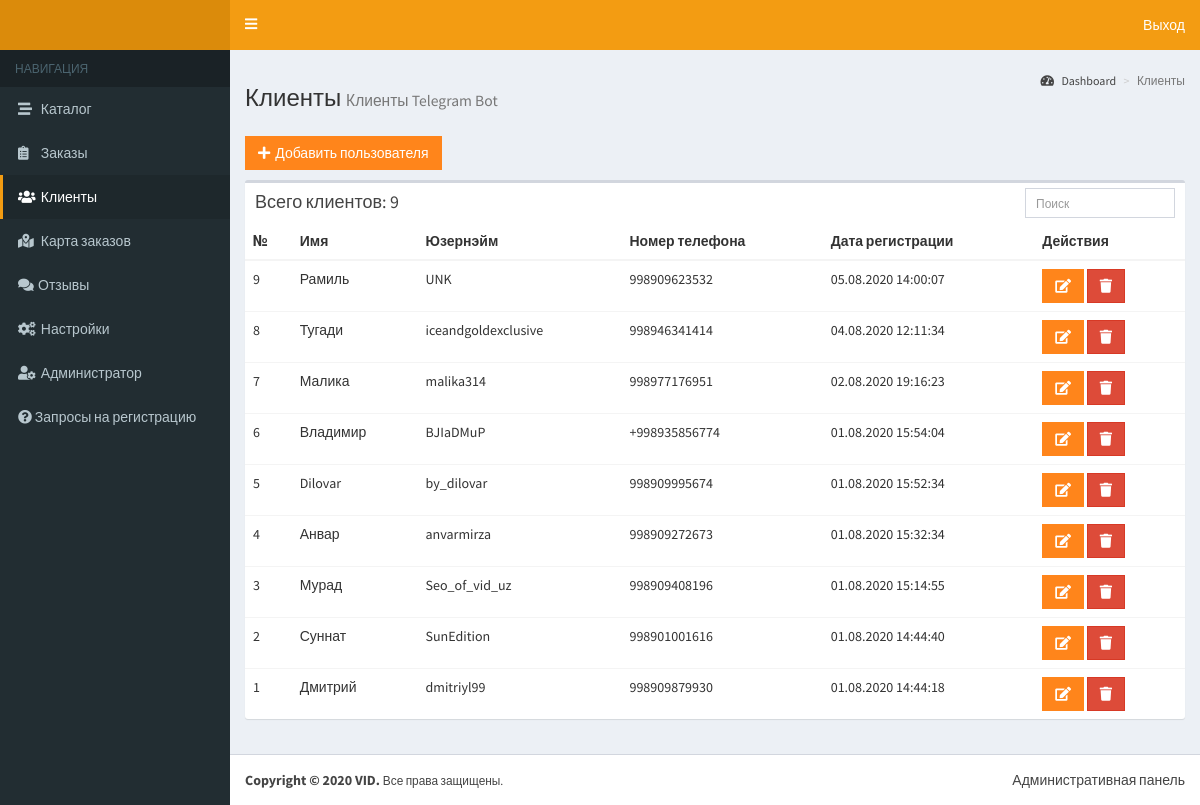
/users (signed in), run on the app's committed database.
### application/core/models.py (models this page shows, shortened)
class User(db.Model):
    __tablename__ = 'users'
    id = db.Column(db.Integer, primary_key=True)
    full_user_name = db.Column(db.String(100))
    username = db.Column(db.String(100))
    phone_number = db.Column(db.String(15))
    language = db.Column(db.String(5))
    token = db.Column(db.String(50))
    confirmed = db.Column(db.Boolean)
    telegram_id = db.Column(db.Integer)
    registration_date = db.Column(db.DateTime)
    cart = db.relationship('CartItem', lazy='dynamic', backref='user', cascade='all, delete-orphan')
    orders = db.relationship('Order', lazy='dynamic', backref='customer', cascade='all, delete-orphan')
    comments = db.relationship('Comment', lazy='dynamic', backref='author')

### application/admin/users.py (the view)
@bp.route('/users')
@login_required
def users():
    all_users = userservice.get_all_bot_users()
    return render_template('admin/users.html', title='Пользователи Telegram-bot', users=all_users, area='users')

### application/admin/__init__.py (called while the page is built)
@bp.context_processor
def view_context_processor():
    return {
        'year': datetime.now().year
    }

### application/core/models.py (called while the page is built)
@login.user_loader
def load_user(user_id):
    return UserAdmin.query.get(int(user_id))

### application/core/userservice.py (called while the page is built)
def get_all_bot_users():
    return User.query.order_by(User.registration_date.desc()).all()

### application/utils/date.py (called while the page is built)
def convert_utc_to_asia_tz(utc_date: datetime):
    from_zone = tz.tzutc()
    to_zone = tz.gettz('Asia/Tashkent')
    utc = utc_date.replace(tzinfo=from_zone)
    local = utc.astimezone(to_zone)
    return local

### application/utils/filters.py (called while the page is built)
@app.template_filter()
def datetime(value, date_format='%d.%m.%Y %H:%M:%S', convert_from_utc=False):
    if convert_from_utc:
        date = convert_utc_to_asia_tz(value)
    else:
        date = value
    return date.strftime(date_format)

### application/templates/admin/users.html (shortened to what this page needs)
{% extends 'layouts/admin.html' %}
{% block header %}Клиенты{% endblock %}
{% block description %}Клиенты Telegram Bot{% endblock %}
{% block breadcrumbs %}
    <li class="active">Клиенты</li>
{% endblock %}
{% block content %}
    <div class="row add-button">
        <div class="col-xs-4">
            <a href="{{ url_for('admin.create_user') }}" class="btn btn-flat bg-orange"><i class="fas fa-plus"></i>Добавить пользователя</a>
        </div>
    </div>
    <div class="row">
        <div class="col-xs-12">
            <div class="box">
                <div class="box-header">
                    <h4 class="box-title">Всего клиентов: {{ users|length }}</h4>
                    <div class="box-tools">
                        <div class="input-group input-group-sm" style="width: 150px">
                            <input type="text" name="userSearch" id="userSearch" class="form-control pull-right" placeholder="Поиск">
                        </div>
                    </div>
                </div>
                <div class="box-body table-responsive no-padding">
                    <table class="table table-hover" id="userTable">
                        <thead>
                            <tr>
                                <th>№</th>
                                <th>Имя</th>
                                <th>Юзернэйм</th>
                                <th>Номер телефона</th>
                                <th>Дата регистрации</th>
                                <th>Действия</th>
                            </tr>
                        </thead>
                        <tbody>
                            {% for user in users %}
                                <tr>
                                    <td>{{ loop.revindex }}</td>
                                    <td>
                                        {{ user.full_user_name }}
                                    </td>
                                    <td>
                                        {% if user.username %}
                                            {{ user.username }}
                                        {% else %}
                                            UNK
                                        {% endif %}
                                    </td>
                                    <td>
                                        {% if user.phone_number %}
                                            {{ user.phone_number }}
                                        {% else %}
                                            UNK
                                        {% endif %}
                                    </td>
                                    <td>
                                        {% if user.registration_date %}
                                            {{ user.registration_date|datetime(convert_from_utc=True) }}
                                        {% else %}
                                            UNK
                                        {% endif %}
                                    </td>
                                    <td>
                                        <a href="{{ url_for('admin.edit_user', user_id=user.id) }}" class="btn btn-flat bg-orange"><i class="fas fa-edit"></i></a>
                                        <a href="{{ url_for('admin.remove_user', user_id=user.id) }}" onclick="return confirm('Вы уверены?')" class="btn btn-danger btn-flat"><i class="fas fa-trash"></i></a>
                                    </td>
                                </tr>
                            {% endfor %}
                        </tbody>
                    </table>
                </div>
            </div>
        </div>
    </div>
{% endblock %}

### application/templates/layouts/admin.html (shortened to what this page needs)
<!doctype html>
<html lang="ru">
<head>
    <link rel="stylesheet" href="https://stackpath.bootstrapcdn.com/bootstrap/3.4.1/css/bootstrap.min.css">
    <link rel="stylesheet" href="https://use.fontawesome.com/releases/v5.8.2/css/solid.css">
    <link rel="stylesheet" href="https://use.fontawesome.com/releases/v5.8.2/css/fontawesome.css">
    <link rel="stylesheet" href="{{ url_for('static', filename='css/AdminLTE.min.css') }}">
    <link rel="stylesheet" href="{{ url_for('static', filename='css/skin-yellow.min.css') }}">
    <link rel="stylesheet" href="{{ url_for('static', filename='css/app.css') }}">
</head>
<body class="hold-transition skin-yellow sidebar-mini">
    <div class="wrapper">
        <header class="main-header">
            <a href="{{ url_for('admin.index') }}" class="logo">
            </a>
            <nav class="navbar navbar-static-top" role="navigation">
                <a href="#" class="sidebar-toggle fas fa-bars" data-toggle="push-menu" role="button">
                </a>
                <div class="navbar-custom-menu">
                    <ul class="nav navbar-nav">
                        <li>
                            <a href="{{ url_for('auth.logout') }}">Выход</a>
                        </li>
                    </ul>
                </div>
            </nav>
        </header>
        <aside class="main-sidebar">
            <section class="sidebar">
                <ul class="sidebar-menu">
                    <li class="header">НАВИГАЦИЯ</li>
                    <li class="{% if area == 'catalog' %}active{% endif %}"><a href="{{ url_for('admin.catalog') }}"><i class="fa fas fa-stream"></i> <span>Каталог</span></a></li>
                    <li class="{% if area == 'orders' %}active{% endif %}"><a href="{{ url_for('admin.orders') }}"><i class="fa fas fa-clipboard-list"></i> <span>Заказы</span></a></li>
                    <li class="{% if area == 'users' %}active{% endif %}"><a href="{{ url_for('admin.users') }}"><i class="fa fas fa-users"></i> <span>Клиенты</span></a></li>
                    <li class="{% if area == 'map' %}active{% endif %}"><a href="{{ url_for('admin.orders_map') }}"><i class="fa fas fa-map-marked-alt"></i> <span>Карта заказов</span></a></li>
                    <li class="{% if area == 'comments' %}active{% endif %}"><a href="{{ url_for('admin.comments') }}"><i class="fa fas fa-comments"></i><span>Отзывы</span></a></li>
                    <li class="{% if area == 'settings' %}active{% endif %}"><a href="{{ url_for('admin.settings') }}"><i class="fa fas fa-cogs"></i> <span>Настройки</span></a></li>
                    <li class="{% if area == 'admin' %}active{% endif %}"><a href="{{ url_for('admin.administrator') }}"><i class="fa fas fa-user-cog"></i> <span>Администратор</span></a></li>
                    <li class="{% if area == 'requests' %}active{% endif %}"><a href="{{ url_for('admin.list_requests') }}"><i class="fas fa-question-circle"></i> <span>Запросы на регистрацию</span></a></li>
                </ul>
            </section>
        </aside>
  <div class="content-wrapper">
    <section class="content-header">
      <h3>
          {% block header %}
          {% endblock %}
        <small>{% block description %}{% endblock %}</small>
      </h3>
      <ol class="breadcrumb">
        <li><a href="#"><i class="fa fas fa-tachometer-alt"></i> Dashboard</a></li>
        {% block breadcrumbs %}{% endblock %}
      </ol>
    </section>
    <section class="content container-fluid">
        {% block content %}
        {% endblock %}
    </section>
  </div>
  <footer class="main-footer">
    <div class="pull-right hidden-xs">
      Административная панель
    </div>
    <strong>Copyright &copy; {{ year }} VID.</strong> <small>Все права защищены.</small>
  </footer>
    </div>
</body>
</html>

### application/static/css/app.css (style rules this page uses)
.fas.sidebar-toggle { line-height:1.4 }
.add-button .fa-plus,.form-buttons .back-button .fa-long-arrow-alt-left { padding-right:5px }
.add-button { margin-bottom:10px }

### data on the page
User: full_user_name "Рамиль", shows "UNK", phone_number "998909623532", registration_date "05.08.2020 14:00:07"
User: full_user_name "Тугади", username "iceandgoldexclusive", phone_number "998946341414", registration_date "04.08.2020 12:11:34"
User: full_user_name "Малика", username "malika314", phone_number "998977176951", registration_date "02.08.2020 19:16:23"
User: full_user_name "Владимир", username "BJIaDMuP", phone_number "+998935856774", registration_date "01.08.2020 15:54:04"
User: full_user_name "Dilovar", username "by_dilovar", phone_number "998909995674", registration_date "01.08.2020 15:52:34"
User: full_user_name "Анвар", username "anvarmirza", phone_number "998909272673", registration_date "01.08.2020 15:32:34"
User: full_user_name "Мурад", username "Seo_of_vid_uz", phone_number "998909408196", registration_date "01.08.2020 15:14:55"
User: full_user_name "Суннат", username "SunEdition", phone_number "998901001616", registration_date "01.08.2020 14:44:40"
User: full_user_name "Дмитрий", username "dmitriyl99", phone_number "998909879930", registration_date "01.08.2020 14:44:18"

### other printed values
{{ users|length }} "9"
